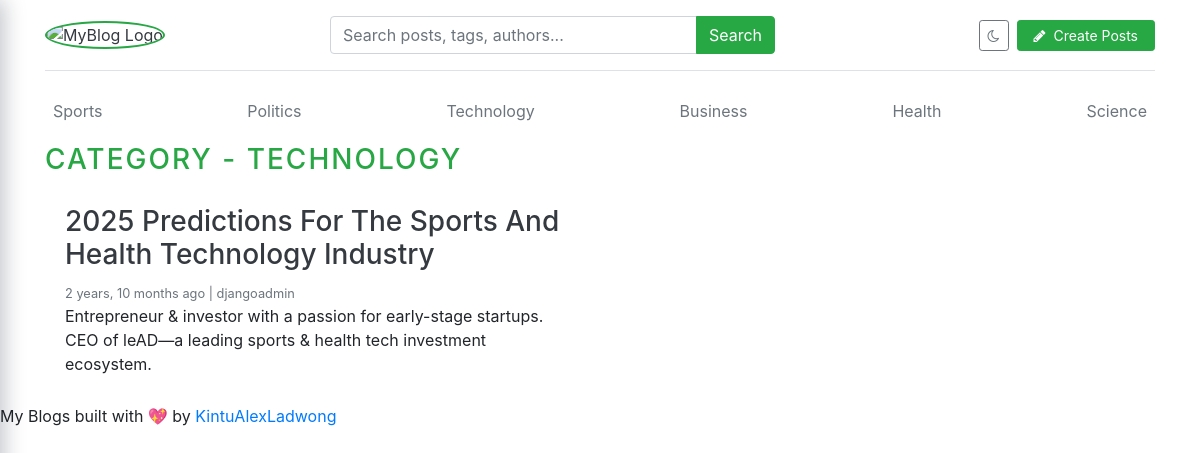
Page /category/3/ on the earlier database version.
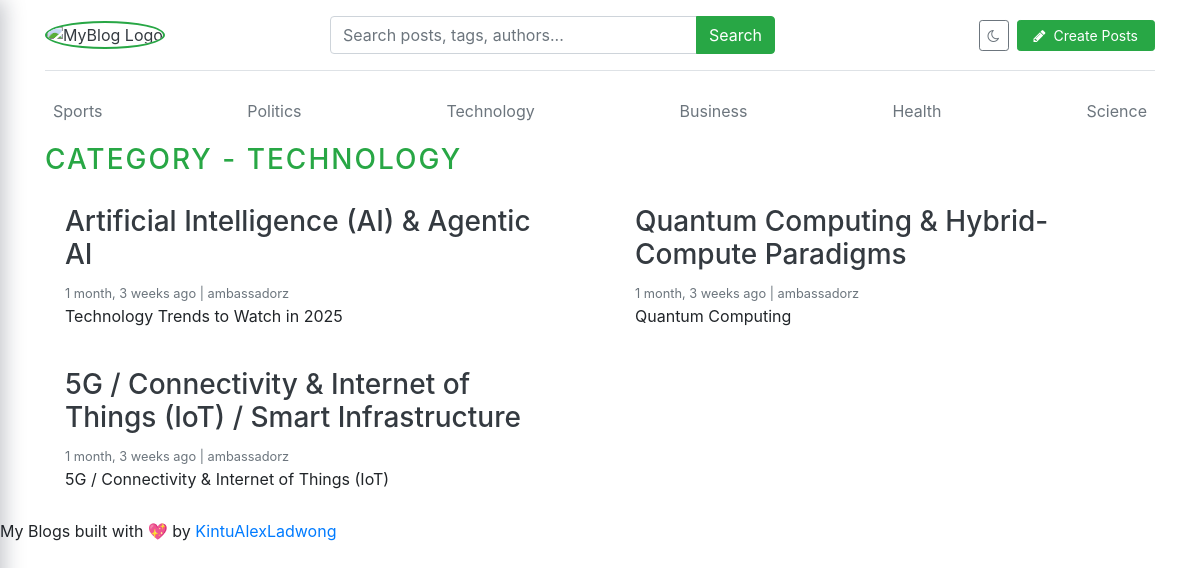
Same page on the later database version.
### blogs/models.py (models this page shows, shortened)
class Category(models.Model):
    category_name = models.CharField(max_length=50, unique=True)
    created_at = models.DateTimeField(auto_now_add=True)
    updated_at = models.DateTimeField(auto_now=True)
    class Meta:
        verbose_name_plural = 'categories'
    def __str__(self):
        return self.category_name

class Blog(models.Model):
    title = models.CharField(max_length=100)
    slug = models.SlugField(max_length=150, unique=True, blank=True)
    category = models.ForeignKey(Category, on_delete=models.CASCADE)
    author = models.ForeignKey(User, on_delete=models.CASCADE)
    featured_image = models.ImageField(upload_to='uploads/%Y/%m/%d')
    short_description = models.TextField(max_length=500)
    blog_body = models.TextField(max_length=2000)
    status = models.CharField(max_length=20, choices=STATUS_CHOICES, default="Draft")
    is_featured = models.BooleanField(default=False)
    created_at = models.DateTimeField(auto_now_add=True)
    updated_at = models.DateTimeField(auto_now=True)

### blogs/views.py (the view)
# urls.py: path('<int:category_id>/', views.posts_by_category, name='posts_by_category')
def posts_by_category(request, category_id):
    posts = Blog.objects.filter(status='Published', category=category_id)
    category = get_object_or_404(Category, pk=category_id)
    context = {
        'posts': posts,
        'category': category,
    }
    return render(request, 'posts_by_category.html', context)

### blogs/context_processors.py (called while the page is built)
def get_categories(request):
    categories = Category.objects.all()
    return dict(categories=categories)

def get_social_links(request):
    social_links = SocialLink.objects.all()
    return dict(social_links=social_links)

### templates/posts_by_category.html
{% extends 'base.html' %}
{% block content %}
  <h3 class="text-uppercase text-success" style="letter-spacing: 2px;">Category - {{ category }}</h3>
  <div class="row mb-2">
    {% if posts %}
    {% for post in posts %}
    <div class="col-md-6">
      <div class="card border-0" >
        <div class="card-body">
          <h3><a href="{% url 'blogs' post.slug  %}" class="text-dark">{{ post.title }}</a></h3>
          <small class="mb-1 text-muted">{{ post.created_at | timesince }} ago | {{ post.author }}</small>
          <p class="card-text">{{ post.short_description | truncatewords:25 }}</p>
        </div>
      </div>
    </div>
    {% endfor %}
    {% else %}
    <p>No posts found</p>
    {% endif %}
  </div>
</div>
{% endblock %}

### templates/base.html (shortened to what this page needs)
{% load static %}
<!DOCTYPE html>
<html lang="en">
<head>
    <link href="https://getbootstrap.com/docs/4.0/dist/css/bootstrap.min.css" rel="stylesheet">
    <link href="{% static 'css/blog.css' %}" rel="stylesheet">
    <link rel="stylesheet" href="https://cdnjs.cloudflare.com/ajax/libs/font-awesome/4.7.0/css/font-awesome.min.css">
</head>
<body>
  <div class="container">
    <header class="blog-header py-3 mb-3 border-bottom shadow-sm">
      <div class="row align-items-center">
        <div class="col-6 col-md-3 d-flex align-items-center">
          <a class="blog-header-logo text-dark" href="/">
            <img
              class="img-fluid"
              src="{% static 'images/myBlogo.png' %}"
              alt="MyBlog Logo"
              width="50"
              height="50"
              style="border-radius: 50%; border: 2.5px solid #28a745; object-fit: cover; margin-right: .4rem;"
            >
          </a>
        </div>
        <div class="col-12 col-md-5 order-3 order-md-2 mt-3 mt-md-0">
          <form action="{% url 'search' %}" method="GET">
            <div class="input-group">
              <input class="form-control" type="text" name="keyword" value="{{ keyword }}"
                     placeholder="Search posts, tags, authors..." aria-label="Search">
              <div class="input-group-append">
                <button type="submit" class="btn btn-success">
                  <span class="d-none d-md-inline">Search</span>
                </button>
              </div>
            </div>
          </form>
        </div>
        <div class="col-6 col-md-4 d-flex justify-content-end align-items-center order-2 order-md-3">
          <button class="btn btn-outline-secondary btn-sm mr-2 rounded-pill" id="themeToggle" type="button">
            <i class="fa fa-moon-o theme-icon-dark"></i>
          </button>
          {% if not user.is_authenticated %}
            <a class="btn btn-success btn-sm rounded-pill px-3 header-cta-btn" href="{% url 'login' %}">
              <i class="fa fa-pencil mr-1"></i>
              <span class="d-none d-sm-inline">Create Posts</span>
            </a>
          {% endif %}
        </div>
      </div>
    </header>
    <div class="nav-scroller py-1 mb-2">
      <nav class="nav d-flex justify-content-between">
        {% for cat in categories %}
          <a class="p-2 text-muted" href="{% url 'posts_by_category' cat.id %}">{{ cat.category_name }}</a>
        {% endfor %}
      </nav>
    </div>
    {% block content %}
    {% endblock %}
    <footer class="blog-footer">
      <p>
        My Blogs built with 💖 by
        <a href="https://ladwongdevelopers.dev/playground" target="_blank">KintuAlexLadwong</a>
      </p>
    </footer>
</body>
</html>

Differences in the rows shown:
removed Blog: title "2025 Predictions For The Sports And Health Technology Industry", created_at "2 years, 10 months", author "djangoadmin", short_description "Entrepreneur & investor with a passion for early-stage startups. CEO of leAD—a leading sports & health tech investment ecosystem."
added Blog: title "Artificial Intelligence (AI) & Agentic AI", created_at "1 month, 3 weeks", author "ambassadorz", short_description "Technology Trends to Watch in 2025"
added Blog: title "Quantum Computing & Hybrid-Compute Paradigms", created_at "1 month, 3 weeks", author "ambassadorz", short_description "Quantum Computing"
added Blog: title "5G / Connectivity & Internet of Things (IoT) / Smart Infrastructure", created_at "1 month, 3 weeks", author "ambassadorz", short_description "5G / Connectivity & Internet of Things (IoT)"
